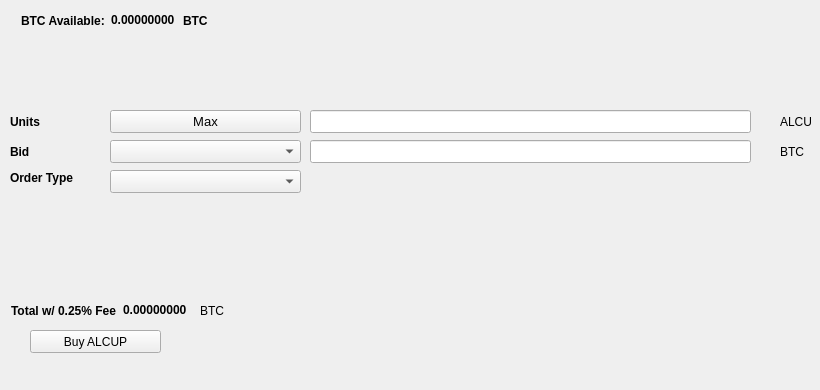
   <widget class="QWidget" name="BuyTab">
    <attribute name="title">
     <string>Buy</string>
    </attribute>
    <widget class="QPushButton" name="BuyALCUP">
     <property name="geometry">
      <rect>
       <x>30</x>
       <y>330</y>
       <width>131</width>
       <height>23</height>
      </rect>
     </property>
     <property name="text">
      <string>Buy ALCUP</string>
     </property>
     <property name="icon">
      <iconset resource="../alphacup.qrc">
       <normaloff>:/icons/bitcoin</normaloff>:/icons/bitcoin</iconset>
     </property>
    </widget>
    <widget class="QLabel" name="label_3">
     <property name="geometry">
      <rect>
       <x>10</x>
       <y>110</y>
       <width>46</width>
       <height>23</height>
      </rect>
     </property>
     <property name="font">
      <font>
       <weight>75</weight>
       <bold>true</bold>
      </font>
     </property>
     <property name="text">
      <string>Units</string>
     </property>
    </widget>
    <widget class="QLineEdit" name="UnitsInput">
     <property name="geometry">
      <rect>
       <x>310</x>
       <y>110</y>
       <width>441</width>
       <height>23</height>
      </rect>
     </property>
     <property name="font">
      <font>
       <pointsize>9</pointsize>
       <weight>75</weight>
       <bold>true</bold>
      </font>
     </property>
    </widget>
    <widget class="QLineEdit" name="BuyBidPriceEdit">
     <property name="geometry">
      <rect>
       <x>310</x>
       <y>140</y>
       <width>441</width>
       <height>23</height>
      </rect>
     </property>
     <property name="font">
      <font>
       <pointsize>9</pointsize>
       <weight>75</weight>
       <bold>true</bold>
      </font>
     </property>
    </widget>
    <widget class="QLabel" name="label_4">
     <property name="geometry">
      <rect>
       <x>780</x>
       <y>110</y>
       <width>31</width>
       <height>23</height>
      </rect>
     </property>
     <property name="text">
      <string>ALCUP</string>
     </property>
    </widget>
    <widget class="QLabel" name="label_5">
     <property name="geometry">
      <rect>
       <x>780</x>
       <y>140</y>
       <width>31</width>
       <height>23</height>
      </rect>
     </property>
     <property name="text">
      <string>BTC</string>
     </property>
    </widget>
    <widget class="QLabel" name="label_6">
     <property name="geometry">
      <rect>
       <x>10</x>
       <y>140</y>
       <width>46</width>
       <height>23</height>
      </rect>
     </property>
     <property name="font">
      <font>
       <weight>75</weight>
       <bold>true</bold>
      </font>
     </property>
     <property name="text">
      <string>Bid</string>
     </property>
    </widget>
    <widget class="QLabel" name="label_7">
     <property name="geometry">
      <rect>
       <x>10</x>
       <y>170</y>
       <width>91</width>
       <height>16</height>
      </rect>
     </property>
     <property name="font">
      <font>
       <weight>75</weight>
       <bold>true</bold>
      </font>
     </property>
     <property name="text">
      <string>Order Type</string>
     </property>
    </widget>
    <widget class="QPushButton" name="Buy_Max_Amount">
     <property name="geometry">
      <rect>
       <x>110</x>
       <y>110</y>
       <width>191</width>
       <height>23</height>
      </rect>
     </property>
     <property name="font">
      <font>
       <pointsize>10</pointsize>
      </font>
     </property>
     <property name="text">
      <string>Max</string>
     </property>
    </widget>
    <widget class="QComboBox" name="BuyBidcomboBox">
     <property name="geometry">
      <rect>
       <x>110</x>
       <y>140</y>
       <width>191</width>
       <height>23</height>
      </rect>
     </property>
     <property name="font">
      <font>
       <pointsize>10</pointsize>
      </font>
     </property>
    </widget>
    <widget class="QComboBox" name="buyOrdertypeCombo">
     <property name="geometry">
      <rect>
       <x>110</x>
       <y>170</y>
       <width>191</width>
       <height>23</height>
      </rect>
     </property>
     <property name="font">
      <font>
       <pointsize>10</pointsize>
      </font>
     </property>
    </widget>
    <widget class="QWidget" name="layoutWidget1">
     <property name="geometry">
      <rect>
       <x>21</x>
       <y>11</y>
       <width>227</width>
       <height>19</height>
      </rect>
     </property>
     <layout class="QHBoxLayout" name="horizontalLayout_3">
      <item>
       <widget class="QLabel" name="label232">
        <property name="font">
         <font>
          <weight>75</weight>
          <bold>true</bold>
         </font>
        </property>
        <property name="text">
         <string>BTC Available:</string>
        </property>
       </widget>
      </item>
      <item>
       <widget class="QLabel" name="BtcAvailableLbl">
        <property name="palette">
         <palette>
          <active>
           <colorrole role="WindowText">
            <brush brushstyle="SolidPattern">
             <color alpha="255">
              <red>0</red>
              <green>0</green>
              <blue>0</blue>
             </color>
            </brush>
           </colorrole>
           <colorrole role="Button">
            <brush brushstyle="SolidPattern">
             <color alpha="255">
              <red>0</red>
              <green>170</green>
              <blue>0</blue>
             </color>
            </brush>
           </colorrole>
           <colorrole role="Light">
            <brush brushstyle="SolidPattern">
             <color alpha="255">
              <red>0</red>
              <green>255</green>
              <blue>0</blue>
             </color>
            </brush>
           </colorrole>
           <colorrole role="Midlight">
            <brush brushstyle="SolidPattern">
             <color alpha="255">
              <red>0</red>
              <green>212</green>
              <blue>0</blue>
             </color>
            </brush>
           </colorrole>
           <colorrole role="Dark">
            <brush brushstyle="SolidPattern">
             <color alpha="255">
              <red>0</red>
              <green>85</green>
              <blue>0</blue>
             </color>
            </brush>
           </colorrole>
           <colorrole role="Mid">
            <brush brushstyle="SolidPattern">
             <color alpha="255">
              <red>0</red>
              <green>113</green>
              <blue>0</blue>
             </color>
            </brush>
           </colorrole>
           <colorrole role="Text">
            <brush brushstyle="SolidPattern">
             <color alpha="255">
              <red>0</red>
              <green>170</green>
              <blue>0</blue>
             </color>
            </brush>
           </colorrole>
           <colorrole role="BrightText">
            <brush brushstyle="SolidPattern">
             <color alpha="255">
              <red>255</red>
              <green>255</green>
              <blue>255</blue>
             </color>
            </brush>
           </colorrole>
           <colorrole role="ButtonText">
            <brush brushstyle="SolidPattern">
             <color alpha="255">
              <red>0</red>
              <green>0</green>
              <blue>0</blue>
             </color>
            </brush>
           </colorrole>
           <colorrole role="Base">
            <brush brushstyle="SolidPattern">
             <color alpha="255">
              <red>255</red>
              <green>255</green>
              <blue>255</blue>
             </color>
            </brush>
           </colorrole>
           <colorrole role="Window">
            <brush brushstyle="SolidPattern">
             <color alpha="255">
              <red>0</red>
              <green>170</green>
              <blue>0</blue>
             </color>
            </brush>
           </colorrole>
           <colorrole role="Shadow">
            <brush brushstyle="SolidPattern">
             <color alpha="255">
              <red>0</red>
              <green>0</green>
              <blue>0</blue>
             </color>
            </brush>
           </colorrole>
           <colorrole role="AlternateBase">
            <brush brushstyle="SolidPattern">
             <color alpha="255">
              <red>127</red>
              <green>212</green>
              <blue>127</blue>
             </color>
            </brush>
           </colorrole>
           <colorrole role="ToolTipBase">
            <brush brushstyle="SolidPattern">
             <color alpha="255">
              <red>255</red>
              <green>255</green>
              <blue>220</blue>
             </color>
            </brush>
           </colorrole>
           <colorrole role="ToolTipText">
            <brush brushstyle="SolidPattern">
             <color alpha="255">
              <red>0</red>
              <green>0</green>
              <blue>0</blue>
             </color>
            </brush>
           </colorrole>
          </active>
          <inactive>
           <colorrole role="WindowText">
            <brush brushstyle="SolidPattern">
             <color alpha="255">
              <red>0</red>
              <green>0</green>
              <blue>0</blue>
             </color>
            </brush>
           </colorrole>
           <colorrole role="Button">
            <brush brushstyle="SolidPattern">
             <color alpha="255">
              <red>0</red>
              <green>170</green>
              <blue>0</blue>
             </color>
            </brush>
           </colorrole>
           <colorrole role="Light">
            <brush brushstyle="SolidPattern">
             <color alpha="255">
              <red>0</red>
              <green>255</green>
              <blue>0</blue>
             </color>
            </brush>
           </colorrole>
           <colorrole role="Midlight">
            <brush brushstyle="SolidPattern">
             <color alpha="255">
              <red>0</red>
              <green>212</green>
              <blue>0</blue>
             </color>
            </brush>
           </colorrole>
           <colorrole role="Dark">
            <brush brushstyle="SolidPattern">
             <color alpha="255">
              <red>0</red>
              <green>85</green>
              <blue>0</blue>
             </color>
            </brush>
           </colorrole>
           <colorrole role="Mid">
            <brush brushstyle="SolidPattern">
             <color alpha="255">
              <red>0</red>
              <green>113</green>
              <blue>0</blue>
             </color>
            </brush>
           </colorrole>
           <colorrole role="Text">
            <brush brushstyle="SolidPattern">
             <color alpha="255">
              <red>0</red>
              <green>170</green>
              <blue>0</blue>
             </color>
            </brush>
           </colorrole>
           <colorrole role="BrightText">
            <brush brushstyle="SolidPattern">
             <color alpha="255">
              <red>255</red>
              <green>255</green>
              <blue>255</blue>
             </color>
            </brush>
           </colorrole>
           <colorrole role="ButtonText">
            <brush brushstyle="SolidPattern">
             <color alpha="255">
              <red>0</red>
              <green>0</green>
              <blue>0</blue>
             </color>
            </brush>
           </colorrole>
           <colorrole role="Base">
            <brush brushstyle="SolidPattern">
             <color alpha="255">
              <red>255</red>
              <green>255</green>
              <blue>255</blue>
             </color>
            </brush>
           </colorrole>
           <colorrole role="Window">
            <brush brushstyle="SolidPattern">
             <color alpha="255">
              <red>0</red>
              <green>170</green>
              <blue>0</blue>
             </color>
            </brush>
           </colorrole>
           <colorrole role="Shadow">
            <brush brushstyle="SolidPattern">
             <color alpha="255">
              <red>0</red>
              <green>0</green>
              <blue>0</blue>
             </color>
            </brush>
           </colorrole>
           <colorrole role="AlternateBase">
            <brush brushstyle="SolidPattern">
             <color alpha="255">
              <red>127</red>
              <green>212</green>
              <blue>127</blue>
             </color>
            </brush>
           </colorrole>
           <colorrole role="ToolTipBase">
            <brush brushstyle="SolidPattern">
             <color alpha="255">
              <red>255</red>
              <green>255</green>
              <blue>220</blue>
             </color>
            </brush>
           </colorrole>
           <colorrole role="ToolTipText">
            <brush brushstyle="SolidPattern">
             <color alpha="255">
              <red>0</red>
              <green>0</green>
              <blue>0</blue>
             </color>
            </brush>
           </colorrole>
          </inactive>
          <disabled>
           <colorrole role="WindowText">
            <brush brushstyle="SolidPattern">
             <color alpha="255">
              <red>0</red>
              <green>85</green>
              <blue>0</blue>
             </color>
            </brush>
           </colorrole>
           <colorrole role="Button">
            <brush brushstyle="SolidPattern">
             <color alpha="255">
              <red>0</red>
              <green>170</green>
              <blue>0</blue>
             </color>
            </brush>
           </colorrole>
           <colorrole role="Light">
            <brush brushstyle="SolidPattern">
             <color alpha="255">
              <red>0</red>
              <green>255</green>
              <blue>0</blue>
             </color>
            </brush>
           </colorrole>
           <colorrole role="Midlight">
            <brush brushstyle="SolidPattern">
             <color alpha="255">
              <red>0</red>
              <green>212</green>
              <blue>0</blue>
             </color>
            </brush>
           </colorrole>
           <colorrole role="Dark">
            <brush brushstyle="SolidPattern">
             <color alpha="255">
              <red>0</red>
              <green>85</green>
              <blue>0</blue>
             </color>
            </brush>
           </colorrole>
           <colorrole role="Mid">
            <brush brushstyle="SolidPattern">
             <color alpha="255">
              <red>0</red>
              <green>113</green>
              <blue>0</blue>
             </color>
            </brush>
           </colorrole>
           <colorrole role="Text">
            <brush brushstyle="SolidPattern">
             <color alpha="255">
              <red>0</red>
              <green>85</green>
              <blue>0</blue>
             </color>
            </brush>
           </colorrole>
           <colorrole role="BrightText">
            <brush brushstyle="SolidPattern">
             <color alpha="255">
              <red>255</red>
              <green>255</green>
              <blue>255</blue>
             </color>
            </brush>
           </colorrole>
           <colorrole role="ButtonText">
            <brush brushstyle="SolidPattern">
             <color alpha="255">
              <red>0</red>
              <green>85</green>
              <blue>0</blue>
             </color>
            </brush>
           </colorrole>
           <colorrole role="Base">
            <brush brushstyle="SolidPattern">
             <color alpha="255">
              <red>0</red>
              <green>170</green>
              <blue>0</blue>
             </color>
            </brush>
           </colorrole>
           <colorrole role="Window">
            <brush brushstyle="SolidPattern">
             <color alpha="255">
              <red>0</red>
              <green>170</green>
              <blue>0</blue>
             </color>
            </brush>
           </colorrole>
           <colorrole role="Shadow">
            <brush brushstyle="SolidPattern">
             <color alpha="255">
              <red>0</red>
              <green>0</green>
              <blue>0</blue>
             </color>
            </brush>
           </colorrole>
           <colorrole role="AlternateBase">
            <brush brushstyle="SolidPattern">
             <color alpha="255">
              <red>0</red>
              <green>170</green>
              <blue>0</blue>
             </color>
            </brush>
           </colorrole>
           <colorrole role="ToolTipBase">
            <brush brushstyle="SolidPattern">
             <color alpha="255">
              <red>255</red>
              <green>255</green>
              <blue>220</blue>
             </color>
            </brush>
           </colorrole>
           <colorrole role="ToolTipText">
            <brush brushstyle="SolidPattern">
             <color alpha="255">
              <red>0</red>
              <green>0</green>
              <blue>0</blue>
             </color>
            </brush>
           </colorrole>
          </disabled>
         </palette>
        </property>
        <property name="font">
         <font>
          <weight>75</weight>
          <bold>true</bold>
         </font>
        </property>
        <property name="text">
         <string>0.00000000</string>
        </property>
        <property name="textInteractionFlags">
         <set>Qt::LinksAccessibleByMouse|Qt::TextSelectableByKeyboard|Qt::TextSelectableByMouse</set>
        </property>
       </widget>
      </item>
      <item>
       <widget class="QLabel" name="BtcAvailableLbl_2">
        <property name="font">
         <font>
          <weight>75</weight>
          <bold>true</bold>
         </font>
        </property>
        <property name="text">
         <string>BTC</string>
        </property>
       </widget>
      </item>
     </layout>
    </widget>
    <widget class="QWidget" name="layoutWidge2">
     <property name="geometry">
      <rect>
       <x>11</x>
       <y>301</y>
       <width>259</width>
       <height>19</height>
      </rect>
     </property>
     <layout class="QHBoxLayout" name="horizontalLayout_4">
      <item>
       <widget class="QLabel" name="label_9">
        <property name="font">
         <font>
          <weight>75</weight>
          <bold>true</bold>
         </font>
        </property>
        <property name="text">
         <string>Total w/ 0.25% Fee</string>
        </property>
       </widget>
      </item>
      <item>
       <widget class="QLabel" name="BuyCostLabel">
        <property name="palette">
         <palette>
          <active>
           <colorrole role="WindowText">
            <brush brushstyle="SolidPattern">
             <color alpha="255">
              <red>0</red>
              <green>0</green>
              <blue>0</blue>
             </color>
            </brush>
           </colorrole>
           <colorrole role="Button">
            <brush brushstyle="SolidPattern">
             <color alpha="255">
              <red>0</red>
              <green>170</green>
              <blue>0</blue>
             </color>
            </brush>
           </colorrole>
           <colorrole role="Light">
            <brush brushstyle="SolidPattern">
             <color alpha="255">
              <red>0</red>
              <green>255</green>
              <blue>0</blue>
             </color>
            </brush>
           </colorrole>
           <colorrole role="Midlight">
            <brush brushstyle="SolidPattern">
             <color alpha="255">
              <red>0</red>
              <green>212</green>
              <blue>0</blue>
             </color>
            </brush>
           </colorrole>
           <colorrole role="Dark">
            <brush brushstyle="SolidPattern">
             <color alpha="255">
              <red>0</red>
              <green>85</green>
              <blue>0</blue>
             </color>
            </brush>
           </colorrole>
           <colorrole role="Mid">
            <brush brushstyle="SolidPattern">
             <color alpha="255">
              <red>0</red>
              <green>113</green>
              <blue>0</blue>
             </color>
            </brush>
           </colorrole>
           <colorrole role="Text">
            <brush brushstyle="SolidPattern">
             <color alpha="255">
              <red>0</red>
              <green>170</green>
              <blue>0</blue>
             </color>
            </brush>
           </colorrole>
           <colorrole role="BrightText">
            <brush brushstyle="SolidPattern">
             <color alpha="255">
              <red>255</red>
              <green>255</green>
              <blue>255</blue>
             </color>
            </brush>
           </colorrole>
           <colorrole role="ButtonText">
            <brush brushstyle="SolidPattern">
             <color alpha="255">
              <red>0</red>
              <green>0</green>
              <blue>0</blue>
             </color>
            </brush>
           </colorrole>
           <colorrole role="Base">
            <brush brushstyle="SolidPattern">
             <color alpha="255">
              <red>255</red>
              <green>255</green>
              <blue>255</blue>
             </color>
            </brush>
           </colorrole>
           <colorrole role="Window">
            <brush brushstyle="SolidPattern">
             <color alpha="255">
              <red>0</red>
              <green>170</green>
              <blue>0</blue>
             </color>
            </brush>
           </colorrole>
           <colorrole role="Shadow">
            <brush brushstyle="SolidPattern">
             <color alpha="255">
              <red>0</red>
              <green>0</green>
              <blue>0</blue>
             </color>
            </brush>
           </colorrole>
           <colorrole role="AlternateBase">
            <brush brushstyle="SolidPattern">
             <color alpha="255">
              <red>127</red>
              <green>212</green>
              <blue>127</blue>
             </color>
            </brush>
           </colorrole>
           <colorrole role="ToolTipBase">
            <brush brushstyle="SolidPattern">
             <color alpha="255">
              <red>255</red>
              <green>255</green>
              <blue>220</blue>
             </color>
            </brush>
           </colorrole>
           <colorrole role="ToolTipText">
            <brush brushstyle="SolidPattern">
             <color alpha="255">
              <red>0</red>
              <green>0</green>
              <blue>0</blue>
             </color>
            </brush>
           </colorrole>
          </active>
          <inactive>
           <colorrole role="WindowText">
            <brush brushstyle="SolidPattern">
             <color alpha="255">
              <red>0</red>
              <green>0</green>
              <blue>0</blue>
             </color>
            </brush>
           </colorrole>
           <colorrole role="Button">
            <brush brushstyle="SolidPattern">
             <color alpha="255">
              <red>0</red>
              <green>170</green>
              <blue>0</blue>
             </color>
            </brush>
           </colorrole>
           <colorrole role="Light">
            <brush brushstyle="SolidPattern">
             <color alpha="255">
              <red>0</red>
              <green>255</green>
              <blue>0</blue>
             </color>
            </brush>
           </colorrole>
           <colorrole role="Midlight">
            <brush brushstyle="SolidPattern">
             <color alpha="255">
              <red>0</red>
              <green>212</green>
              <blue>0</blue>
             </color>
            </brush>
           </colorrole>
           <colorrole role="Dark">
            <brush brushstyle="SolidPattern">
             <color alpha="255">
              <red>0</red>
              <green>85</green>
              <blue>0</blue>
             </color>
            </brush>
           </colorrole>
           <colorrole role="Mid">
            <brush brushstyle="SolidPattern">
             <color alpha="255">
              <red>0</red>
              <green>113</green>
              <blue>0</blue>
             </color>
            </brush>
           </colorrole>
           <colorrole role="Text">
            <brush brushstyle="SolidPattern">
             <color alpha="255">
              <red>0</red>
              <green>170</green>
              <blue>0</blue>
             </color>
            </brush>
           </colorrole>
           <colorrole role="BrightText">
            <brush brushstyle="SolidPattern">
             <color alpha="255">
              <red>255</red>
              <green>255</green>
              <blue>255</blue>
             </color>
            </brush>
           </colorrole>
           <colorrole role="ButtonText">
            <brush brushstyle="SolidPattern">
             <color alpha="255">
              <red>0</red>
              <green>0</green>
              <blue>0</blue>
             </color>
            </brush>
           </colorrole>
           <colorrole role="Base">
            <brush brushstyle="SolidPattern">
             <color alpha="255">
              <red>255</red>
              <green>255</green>
              <blue>255</blue>
             </color>
            </brush>
           </colorrole>
           <colorrole role="Window">
            <brush brushstyle="SolidPattern">
             <color alpha="255">
              <red>0</red>
              <green>170</green>
              <blue>0</blue>
             </color>
            </brush>
           </colorrole>
           <colorrole role="Shadow">
            <brush brushstyle="SolidPattern">
             <color alpha="255">
              <red>0</red>
              <green>0</green>
              <blue>0</blue>
             </color>
            </brush>
           </colorrole>
           <colorrole role="AlternateBase">
            <brush brushstyle="SolidPattern">
             <color alpha="255">
              <red>127</red>
              <green>212</green>
              <blue>127</blue>
             </color>
            </brush>
           </colorrole>
           <colorrole role="ToolTipBase">
            <brush brushstyle="SolidPattern">
             <color alpha="255">
              <red>255</red>
              <green>255</green>
              <blue>220</blue>
             </color>
            </brush>
           </colorrole>
           <colorrole role="ToolTipText">
            <brush brushstyle="SolidPattern">
             <color alpha="255">
              <red>0</red>
              <green>0</green>
              <blue>0</blue>
             </color>
            </brush>
           </colorrole>
          </inactive>
          <disabled>
           <colorrole role="WindowText">
            <brush brushstyle="SolidPattern">
             <color alpha="255">
              <red>0</red>
              <green>85</green>
              <blue>0</blue>
             </color>
            </brush>
           </colorrole>
           <colorrole role="Button">
            <brush brushstyle="SolidPattern">
             <color alpha="255">
              <red>0</red>
              <green>170</green>
              <blue>0</blue>
             </color>
            </brush>
           </colorrole>
           <colorrole role="Light">
            <brush brushstyle="SolidPattern">
             <color alpha="255">
              <red>0</red>
              <green>255</green>
              <blue>0</blue>
             </color>
            </brush>
           </colorrole>
           <colorrole role="Midlight">
            <brush brushstyle="SolidPattern">
             <color alpha="255">
              <red>0</red>
              <green>212</green>
              <blue>0</blue>
             </color>
            </brush>
           </colorrole>
           <colorrole role="Dark">
            <brush brushstyle="SolidPattern">
             <color alpha="255">
              <red>0</red>
              <green>85</green>
              <blue>0</blue>
             </color>
            </brush>
           </colorrole>
           <colorrole role="Mid">
            <brush brushstyle="SolidPattern">
             <color alpha="255">
              <red>0</red>
              <green>113</green>
              <blue>0</blue>
             </color>
            </brush>
           </colorrole>
           <colorrole role="Text">
            <brush brushstyle="SolidPattern">
             <color alpha="255">
              <red>0</red>
              <green>85</green>
              <blue>0</blue>
             </color>
            </brush>
           </colorrole>
           <colorrole role="BrightText">
            <brush brushstyle="SolidPattern">
             <color alpha="255">
              <red>255</red>
              <green>255</green>
              <blue>255</blue>
             </color>
            </brush>
           </colorrole>
           <colorrole role="ButtonText">
            <brush brushstyle="SolidPattern">
             <color alpha="255">
              <red>0</red>
              <green>85</green>
              <blue>0</blue>
             </color>
            </brush>
           </colorrole>
           <colorrole role="Base">
            <brush brushstyle="SolidPattern">
             <color alpha="255">
              <red>0</red>
              <green>170</green>
              <blue>0</blue>
             </color>
            </brush>
           </colorrole>
           <colorrole role="Window">
            <brush brushstyle="SolidPattern">
             <color alpha="255">
              <red>0</red>
              <green>170</green>
              <blue>0</blue>
             </color>
            </brush>
           </colorrole>
           <colorrole role="Shadow">
            <brush brushstyle="SolidPattern">
             <color alpha="255">
              <red>0</red>
              <green>0</green>
              <blue>0</blue>
             </color>
            </brush>
           </colorrole>
           <colorrole role="AlternateBase">
            <brush brushstyle="SolidPattern">
             <color alpha="255">
              <red>0</red>
              <green>170</green>
              <blue>0</blue>
             </color>
            </brush>
           </colorrole>
           <colorrole role="ToolTipBase">
            <brush brushstyle="SolidPattern">
             <color alpha="255">
              <red>255</red>
              <green>255</green>
              <blue>220</blue>
             </color>
            </brush>
           </colorrole>
           <colorrole role="ToolTipText">
            <brush brushstyle="SolidPattern">
             <color alpha="255">
              <red>0</red>
              <green>0</green>
              <blue>0</blue>
             </color>
            </brush>
           </colorrole>
          </disabled>
         </palette>
        </property>
        <property name="font">
         <font>
          <weight>75</weight>
          <bold>true</bold>
         </font>
        </property>
        <property name="autoFillBackground">
         <bool>false</bool>
        </property>
        <property name="text">
         <string>0.00000000</string>
        </property>
        <property name="textInteractionFlags">
         <set>Qt::LinksAccessibleByMouse|Qt::TextSelectableByMouse</set>
        </property>
       </widget>
      </item>
      <item>
       <widget class="QLabel" name="label_10">
        <property name="font">
         <font>
          <weight>50</weight>
          <bold>false</bold>
         </font>
        </property>
        <property name="text">
         <string>BTC</string>
        </property>
       </widget>
      </item>
     </layout>
    </widget>
    <widget class="QLabel" name="label_24">
     <property name="geometry">
      <rect>
       <x>460</x>
       <y>300</y>
       <width>281</width>
       <height>81</height>
      </rect>
     </property>
     <property name="text">
      <string/>
     </property>
     <property name="pixmap">
      <pixmap>:/images/bittrex</pixmap>
     </property>
    </widget>
   </widget>
